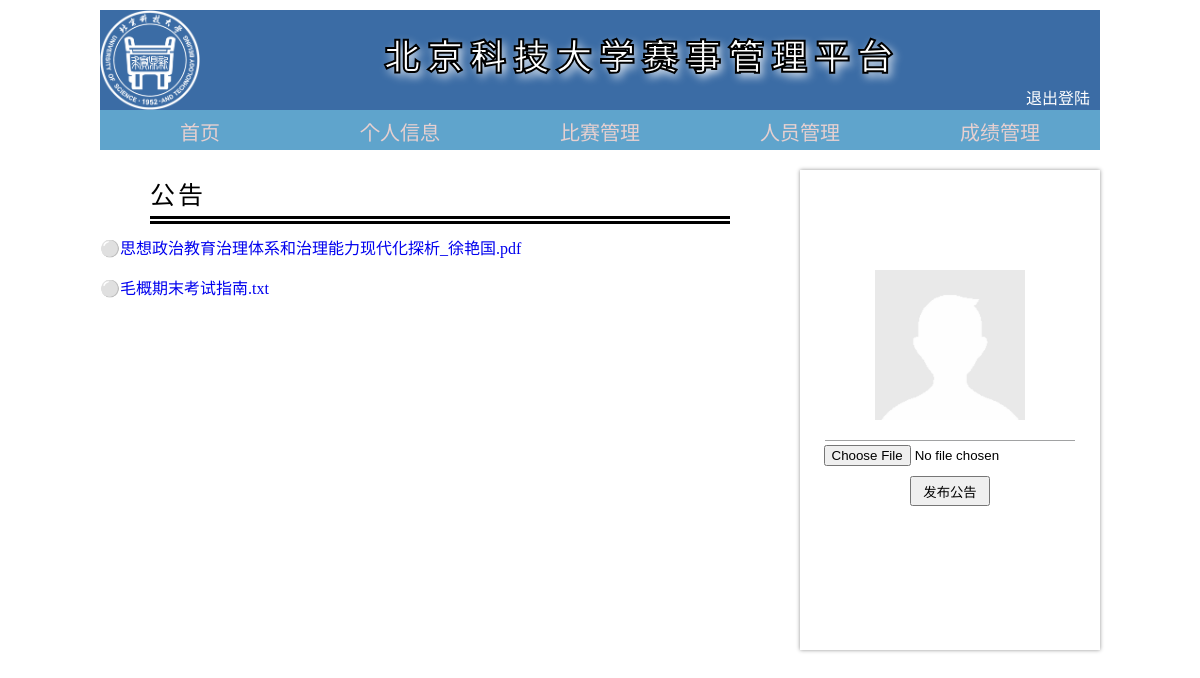
Screenshot of /admhome/ with the database file from the repository.
### controller/models.py (models this page shows)
class Notices(models.Model):
    noti_name = models.CharField(max_length=200, null=True, blank=True)

### controller/views.py (the view)
# urls.py: path('admhome/', views.admhome, name="ADMHOME"),
def admhome(request):
    _name = request.session.get('name')
    _id = request.session.get('id')
    k = Notices.objects.filter()
    LIST = []
    for i in k:
        LIST.append(i)
    return render(request, 'admhome.html', {'notice_list': LIST})

### templates/admhome.html (shortened to what this page needs)
{% load static %}
<!doctype html>
<html>
    <head>
    </head>
    <body>
        <div class="d">
            <div class="header">
                <img src="{% static "img/lg.png" %}" class="logo" alt="北京科技大学"/>
                <p class="n">北京科技大学赛事管理平台</p>
                <a href="/logout/" class="logout">退出登陆</a>
            </div>
            <div class="daohang">
                <a href = {% url 'ADMHOME' %}  id="daohang_a" class="daohang_a" target="_blank">首页</a><a href = {% url 'ADMPRIVATE' %}  id="daohang_a" class="daohang_a" target="_blank">个人信息</a><a href = {% url 'ADMDELIVER' %} id="daohang_a" class="daohang_a" target="_blank">比赛管理</a><a href={% url 'ADMPEOPLE' %}  id="daohang_a" class="daohang_a" target="_blank">人员管理</a><a href={% url 'ADMARK' %} id="daohang_a" class="daohang_a" target="_blank">成绩管理</a>
            </div>
        </div>
        <div class="third">
                <div class="third_left">
                    <p class="gonggao">公告</p>
                    <table>
                        <tbody>
                            {% for noti in notice_list %}
                                    <p style="left: 20px"> ⚪<a href="{% url 'DOWNLOAD' noti.noti_name %}">{{ noti.noti_name }}</a> </p>
                            {% endfor %}
                        </tbody>
                    </table>
                </div>
                <div class="third_right">
                    <img src={% static "img/timg.jpg" %} class="touxiang" alt="头像"/>
                    <form action="{% url 'UPNOTICE' 1 %}" method="post" enctype="multipart/form-data" >
                    <input type="file" name="gongao">
                    <div>
                        <button type="submit" onclick=alert("公告发布成功!")>发布公告</button>
                    </div>
                    </form>
                </div>
            </div>
    </body>
</html>

### templates/admhome.html (style rules this page uses)
body { width: 1000px; margin: 0 auto; background-color:rgb(255, 255, 255); }
.d { width: 1000px; margin: 10px 0px 0px 0px ; }
.header { width: 1000px; height: 100px; margin: 0; background-color: rgb(59, 108, 165); }
.logo { display: inline-block; width: auto; height: 100px; }
.n { font-size: 35px; text-align: center; margin: 0 auto; display: inline-block ; position: relative; top: -40px; left: 180px; font-family: "STHupo"; color: rgb(255, 255, 255); -webkit-text-stroke: 2px black; text-shadow: 3px 4px 10px white; font-weight:bold; letter-spacing: 8px; }
.logout { float:right; margin-top: 75px; margin-right: 10px; color: white; text-decoration:none; }
.daohang { display: flex; width: 1000px; height: 40px; background-color:rgb(95, 164, 204); }
.daohang_a { color: rgb(231, 208, 208); text-decoration: none; width: 250px; font-size: 20px; text-align: center; padding-top: 6.5px; }
.third { width: 1000px; margin-top: 20px; height: 500px; display: grid; }
.third_left { width: 680px; margin-right: 20px; height: 500px; }
.gonggao { width: 580px; font-size: 25px; margin: 0; position: relative; left: 50px; top:5px; padding-bottom: 5px; border-bottom-style: double; border-bottom-width: 8px; letter-spacing: 3px; }
.third_right { width: 300px; height: 480px; position: relative; left: 700px; top:-500px; background-color: white; box-shadow: 0px 0px 4px 0px rgb(146, 146, 146) ; text-align: center; }
.touxiang { width: 150px; height: 150px; margin-top: 100px; padding-bottom: 20px; padding-left: 50px; padding-right: 50px; border-bottom: 0.5px solid rgb(161, 162, 163); }
button { margin-top: 10px; width: 80px; height: 30px; }
table { margin-left: 49px; margin-top:10px; }
a { text-decoration: none; }

### rows the page displays
Notices: noti_name "思想政治教育治理体系和治理能力现代化探析_徐艳国.pdf"
Notices: noti_name "毛概期末考试指南.txt"
